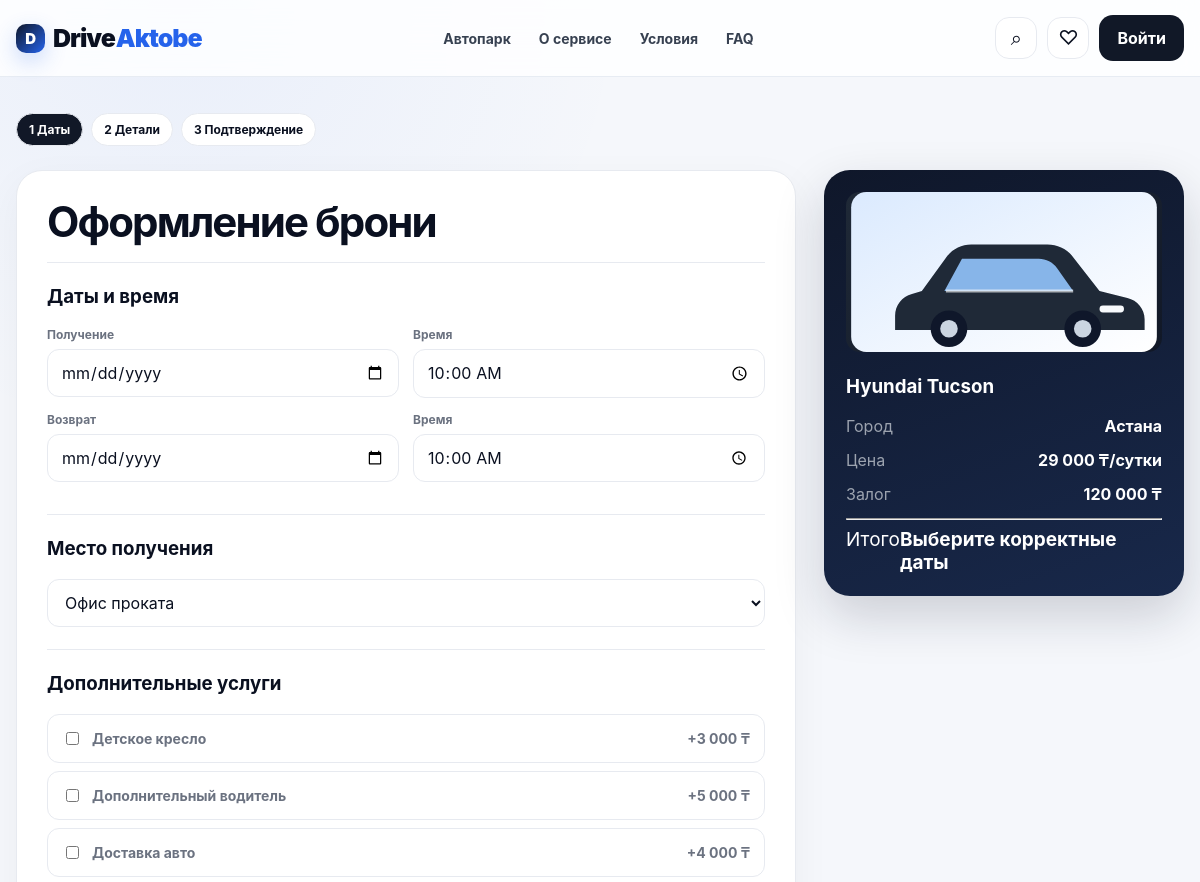
/booking/2 (upper part), run on an earlier commit of the app's database.
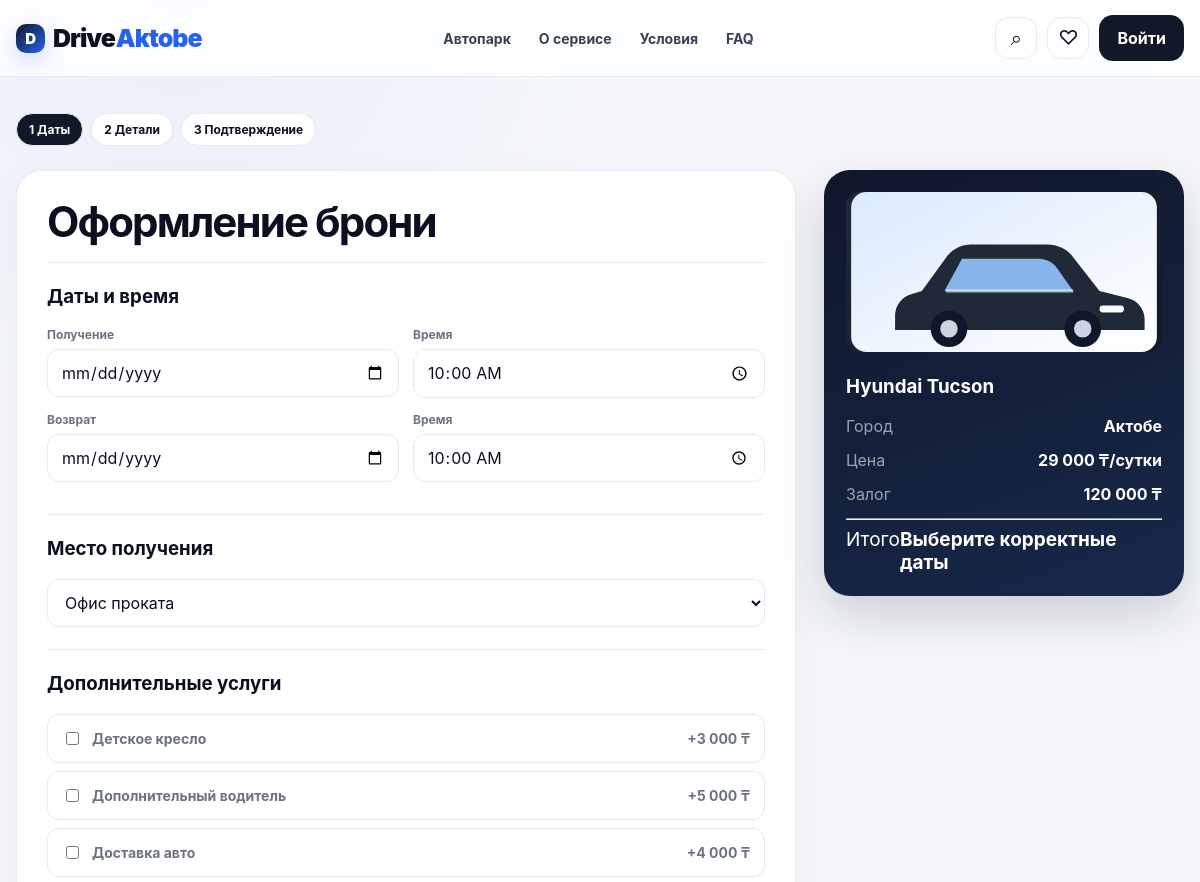
And on a later commit of the database.
### tables this page shows
CREATE TABLE cars(
      id INTEGER PRIMARY KEY AUTOINCREMENT, name TEXT, city TEXT, price INTEGER, class TEXT,
      body TEXT, gearbox TEXT, fuel TEXT, seats INTEGER, year INTEGER, deposit INTEGER,
      rating REAL DEFAULT 5, image TEXT, badge TEXT, features TEXT, status TEXT DEFAULT 'Доступен',
      hidden INTEGER DEFAULT 0, created_at TEXT
    );

### app.py (the view)
@app.get('/booking/{car_id}', response_class=HTMLResponse, name='booking')
def booking_get(request:Request,car_id:int,pickup:str='',return_date:str=Query('',alias='return'),promo:str=''):
    car=car_by_id(car_id)
    if not car or car['hidden'] or car['status']!='Доступен': return HTMLResponse('Автомобиль сейчас недоступен',404)
    return templates.TemplateResponse(request=request,name='booking.html',context=ctx(request,car=car,pickup=pickup,return_date=return_date,promo=promo,extra_prices=EXTRA_PRICES))

### templates/booking.html (shortened to what this page needs)
{% extends 'base.html' %}{% block content %}<section class="container booking-page"><div class="stepper"><span class="active">1 Даты</span><span>2 Детали</span><span>3 Подтверждение</span></div><div class="booking-layout"><form class="booking-form" method="post" id="booking-form"><h1>Оформление брони</h1><div class="form-section"><h3>Даты и время</h3><div class="form-grid"><div><label>Получение</label><input required type="date" name="pickup_date" id="pickup_date" value="{{ pickup or '' }}"></div><div><label>Время</label><input required type="time" name="pickup_time" value="10:00"></div><div><label>Возврат</label><input required type="date" name="return_date" id="return_date" value="{{ return_date or '' }}"></div><div><label>Время</label><input required type="time" name="return_time" value="10:00"></div></div></div><div class="form-section"><h3>Место получения</h3><select name="pickup_location"><option>Офис проката</option></select></div><div class="form-section"><h3>Дополнительные услуги</h3>{% for name,price in extra_prices.items() %}<label class="check"><input type="checkbox" name="extras" value="{{ name }}"> {{ name }} <b>+{{ '{:,}'.format(price).replace(',', ' ') }} ₸</b></label>{% endfor %}</div></form><aside class="summary-card"><img src="{{ url_for('static', path=car.image) }}"><h3>{{ car.name }}</h3><div class="summary-line"><span>Город</span><b>{{ car.city }}</b></div><div class="summary-line"><span>Цена</span><b>{{ '{:,}'.format(car.price).replace(',', ' ') }} ₸/сутки</b></div><div class="summary-line"><span>Залог</span><b>{{ '{:,}'.format(car.deposit).replace(',', ' ') }} ₸</b></div><hr><div class="summary-total"><span>Итого</span><b id="live-total"></b></div></aside></div></section>{% endblock %}

What changed in the data, as far as the page shows it:
changed cars "Hyundai Tucson": city "Астана" → "Актобе"
